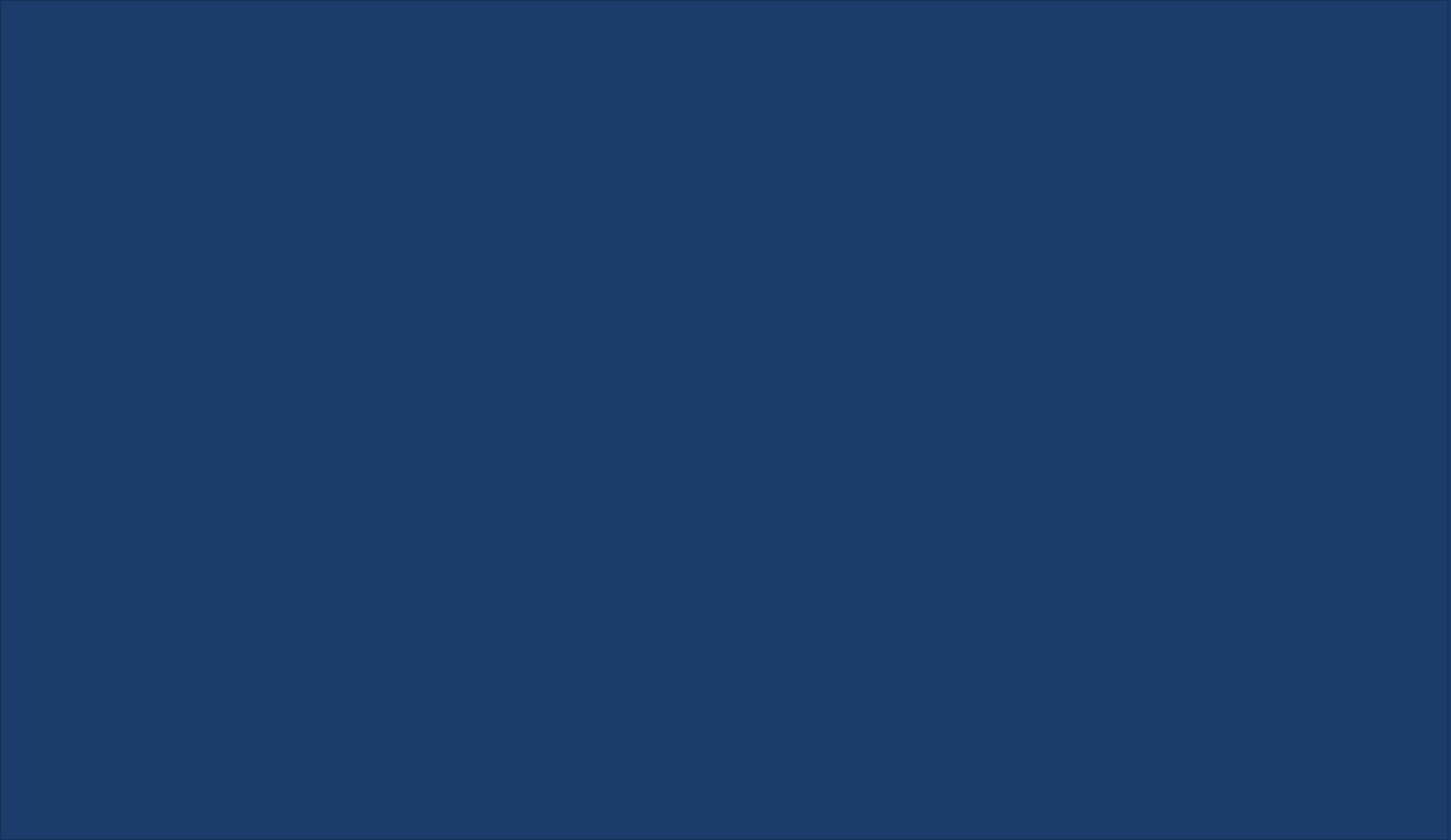
<?xml version="1.0" encoding="UTF-8"?>
<ui version="4.0">
 <class>Form</class>
 <widget class="QWidget" name="Form">
  <property name="geometry">
   <rect>
    <x>0</x>
    <y>0</y>
    <width>1694</width>
    <height>981</height>
   </rect>
  </property>
  <property name="palette">
   <palette>
    <active>
     <colorrole role="Base">
      <brush brushstyle="SolidPattern">
       <color alpha="255">
        <red>28</red>
        <green>60</green>
        <blue>107</blue>
       </color>
      </brush>
     </colorrole>
     <colorrole role="Window">
      <brush brushstyle="SolidPattern">
       <color alpha="255">
        <red>28</red>
        <green>60</green>
        <blue>107</blue>
       </color>
      </brush>
     </colorrole>
    </active>
    <inactive>
     <colorrole role="Base">
      <brush brushstyle="SolidPattern">
       <color alpha="255">
        <red>28</red>
        <green>60</green>
        <blue>107</blue>
       </color>
      </brush>
     </colorrole>
     <colorrole role="Window">
      <brush brushstyle="SolidPattern">
       <color alpha="255">
        <red>28</red>
        <green>60</green>
        <blue>107</blue>
       </color>
      </brush>
     </colorrole>
    </inactive>
    <disabled>
     <colorrole role="Base">
      <brush brushstyle="SolidPattern">
       <color alpha="255">
        <red>28</red>
        <green>60</green>
        <blue>107</blue>
       </color>
      </brush>
     </colorrole>
     <colorrole role="Window">
      <brush brushstyle="SolidPattern">
       <color alpha="255">
        <red>28</red>
        <green>60</green>
        <blue>107</blue>
       </color>
      </brush>
     </colorrole>
    </disabled>
   </palette>
  </property>
  <property name="windowTitle">
   <string>Form</string>
  </property>
  <widget class="QFrame" name="frame">
   <property name="geometry">
    <rect>
     <x>0</x>
     <y>0</y>
     <width>1691</width>
     <height>981</height>
    </rect>
   </property>
   <property name="frameShape">
    <enum>QFrame::Shape::StyledPanel</enum>
   </property>
   <property name="frameShadow">
    <enum>QFrame::Shadow::Raised</enum>
   </property>
  </widget>
 </widget>
 <resources/>
 <connections/>
</ui>
